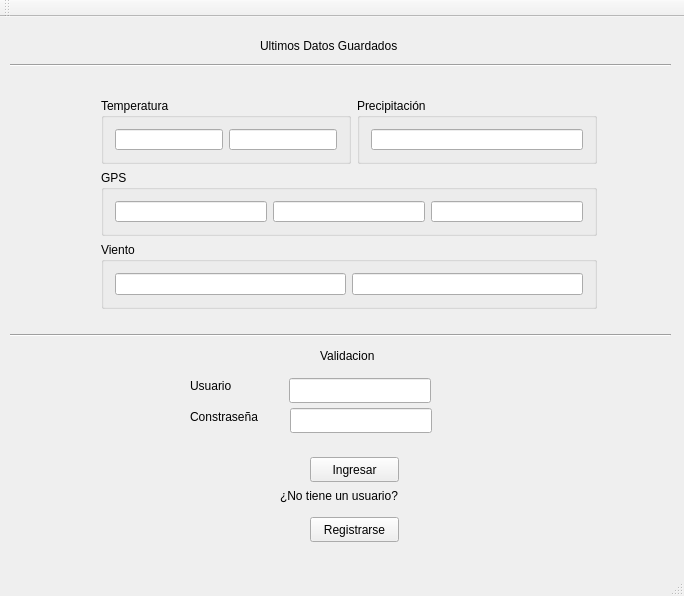
<?xml version="1.0" encoding="UTF-8"?>
<ui version="4.0">
 <class>MainWindow</class>
 <widget class="QMainWindow" name="MainWindow">
  <property name="geometry">
   <rect>
    <x>0</x>
    <y>0</y>
    <width>684</width>
    <height>596</height>
   </rect>
  </property>
  <property name="minimumSize">
   <size>
    <width>684</width>
    <height>596</height>
   </size>
  </property>
  <property name="maximumSize">
   <size>
    <width>684</width>
    <height>596</height>
   </size>
  </property>
  <property name="windowTitle">
   <string>MainWindow</string>
  </property>
  <widget class="QWidget" name="centralWidget">
   <widget class="QLabel" name="label">
    <property name="geometry">
     <rect>
      <x>260</x>
      <y>20</y>
      <width>181</width>
      <height>17</height>
     </rect>
    </property>
    <property name="text">
     <string>Ultimos Datos Guardados</string>
    </property>
   </widget>
   <widget class="Line" name="line">
    <property name="geometry">
     <rect>
      <x>10</x>
      <y>310</y>
      <width>661</width>
      <height>16</height>
     </rect>
    </property>
    <property name="orientation">
     <enum>Qt::Horizontal</enum>
    </property>
   </widget>
   <widget class="Line" name="line_2">
    <property name="geometry">
     <rect>
      <x>10</x>
      <y>40</y>
      <width>661</width>
      <height>16</height>
     </rect>
    </property>
    <property name="orientation">
     <enum>Qt::Horizontal</enum>
    </property>
   </widget>
   <widget class="QLabel" name="label_10">
    <property name="geometry">
     <rect>
      <x>320</x>
      <y>330</y>
      <width>71</width>
      <height>17</height>
     </rect>
    </property>
    <property name="text">
     <string>Validacion</string>
    </property>
   </widget>
   <widget class="QPushButton" name="pushButton">
    <property name="geometry">
     <rect>
      <x>310</x>
      <y>440</y>
      <width>89</width>
      <height>25</height>
     </rect>
    </property>
    <property name="text">
     <string>Ingresar</string>
    </property>
   </widget>
   <widget class="QLabel" name="label_13">
    <property name="geometry">
     <rect>
      <x>280</x>
      <y>470</y>
      <width>151</width>
      <height>17</height>
     </rect>
    </property>
    <property name="text">
     <string>¿No tiene un usuario?</string>
    </property>
   </widget>
   <widget class="QPushButton" name="pushButton_2">
    <property name="geometry">
     <rect>
      <x>310</x>
      <y>500</y>
      <width>89</width>
      <height>25</height>
     </rect>
    </property>
    <property name="text">
     <string>Registrarse</string>
    </property>
   </widget>
   <widget class="QLineEdit" name="lineEdit_25">
    <property name="geometry">
     <rect>
      <x>289</x>
      <y>361</y>
      <width>142</width>
      <height>25</height>
     </rect>
    </property>
    <property name="readOnly">
     <bool>false</bool>
    </property>
   </widget>
   <widget class="QLabel" name="label_11">
    <property name="geometry">
     <rect>
      <x>190</x>
      <y>360</y>
      <width>52</width>
      <height>17</height>
     </rect>
    </property>
    <property name="text">
     <string>Usuario</string>
    </property>
   </widget>
   <widget class="QLineEdit" name="lineEdit_22">
    <property name="geometry">
     <rect>
      <x>290</x>
      <y>391</y>
      <width>142</width>
      <height>25</height>
     </rect>
    </property>
    <property name="readOnly">
     <bool>false</bool>
    </property>
   </widget>
   <widget class="QLabel" name="label_12">
    <property name="geometry">
     <rect>
      <x>190</x>
      <y>390</y>
      <width>91</width>
      <height>20</height>
     </rect>
    </property>
    <property name="text">
     <string>Constraseña</string>
    </property>
   </widget>
   <widget class="QWidget" name="layoutWidget">
    <property name="geometry">
     <rect>
      <x>90</x>
      <y>70</y>
      <width>518</width>
      <height>233</height>
     </rect>
    </property>
    <layout class="QVBoxLayout" name="verticalLayout_2">
     <item>
      <layout class="QVBoxLayout" name="verticalLayout">
       <item>
        <layout class="QHBoxLayout" name="horizontalLayout_3">
         <item>
          <widget class="QGroupBox" name="groupBox">
           <property name="title">
            <string>Temperatura</string>
           </property>
           <layout class="QGridLayout" name="gridLayout">
            <item row="0" column="0">
             <layout class="QHBoxLayout" name="horizontalLayout">
              <item>
               <widget class="QLineEdit" name="txt_Temp">
                <property name="readOnly">
                 <bool>true</bool>
                </property>
               </widget>
              </item>
              <item>
               <widget class="QLineEdit" name="txt_Hum">
                <property name="readOnly">
                 <bool>true</bool>
                </property>
               </widget>
              </item>
             </layout>
            </item>
           </layout>
          </widget>
         </item>
         <item>
          <widget class="QGroupBox" name="groupBox_3">
           <property name="title">
            <string>Precipitación</string>
           </property>
           <layout class="QGridLayout" name="gridLayout_3">
            <item row="0" column="0">
             <widget class="QLineEdit" name="txt_Preci">
              <property name="readOnly">
               <bool>true</bool>
              </property>
             </widget>
            </item>
           </layout>
          </widget>
         </item>
        </layout>
       </item>
       <item>
        <widget class="QGroupBox" name="groupBox_2">
         <property name="title">
          <string>GPS</string>
         </property>
         <layout class="QGridLayout" name="gridLayout_2">
          <item row="0" column="0">
           <layout class="QHBoxLayout" name="horizontalLayout_2">
            <item>
             <widget class="QLineEdit" name="txt_Lat">
              <property name="readOnly">
               <bool>true</bool>
              </property>
             </widget>
            </item>
            <item>
             <widget class="QLineEdit" name="txt_Lon">
              <property name="readOnly">
               <bool>true</bool>
              </property>
             </widget>
            </item>
            <item>
             <widget class="QLineEdit" name="txt_Alt">
              <property name="readOnly">
               <bool>true</bool>
              </property>
             </widget>
            </item>
           </layout>
          </item>
         </layout>
        </widget>
       </item>
      </layout>
     </item>
     <item>
      <layout class="QHBoxLayout" name="horizontalLayout_6">
       <item>
        <widget class="QGroupBox" name="groupBox_4">
         <property name="title">
          <string>Viento</string>
         </property>
         <layout class="QGridLayout" name="gridLayout_4">
          <item row="0" column="0">
           <layout class="QHBoxLayout" name="horizontalLayout_4">
            <item>
             <widget class="QLineEdit" name="txt_Vel">
              <property name="readOnly">
               <bool>true</bool>
              </property>
             </widget>
            </item>
            <item>
             <widget class="QLineEdit" name="txt_Dir">
              <property name="readOnly">
               <bool>true</bool>
              </property>
             </widget>
            </item>
           </layout>
          </item>
         </layout>
        </widget>
       </item>
      </layout>
     </item>
    </layout>
   </widget>
  </widget>
  <widget class="QMenuBar" name="menuBar">
   <property name="geometry">
    <rect>
     <x>0</x>
     <y>0</y>
     <width>684</width>
     <height>22</height>
    </rect>
   </property>
  </widget>
  <widget class="QToolBar" name="mainToolBar">
   <attribute name="toolBarArea">
    <enum>TopToolBarArea</enum>
   </attribute>
   <attribute name="toolBarBreak">
    <bool>false</bool>
   </attribute>
  </widget>
  <widget class="QStatusBar" name="statusBar"/>
 </widget>
 <layoutdefault spacing="6" margin="11"/>
 <resources/>
 <connections/>
</ui>
